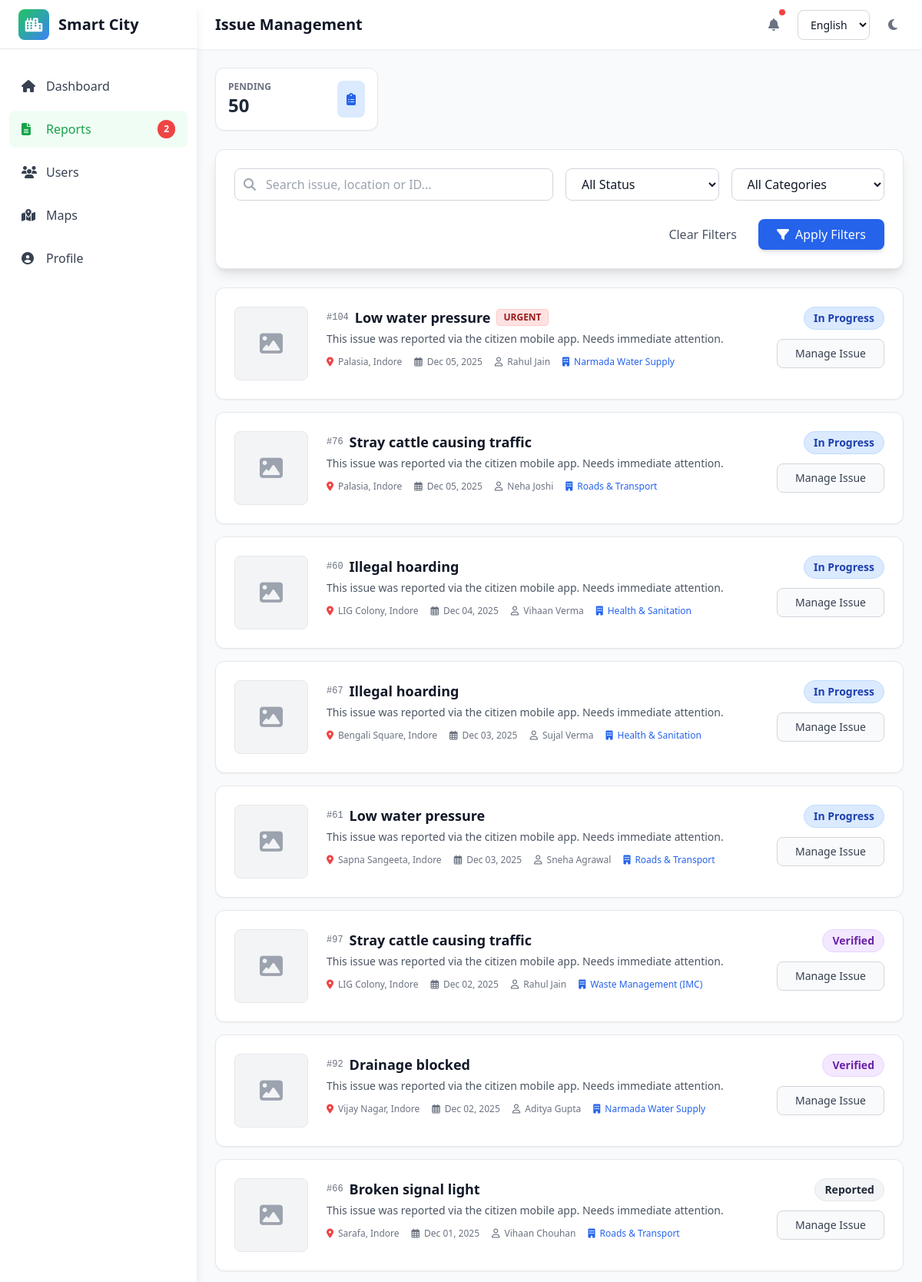
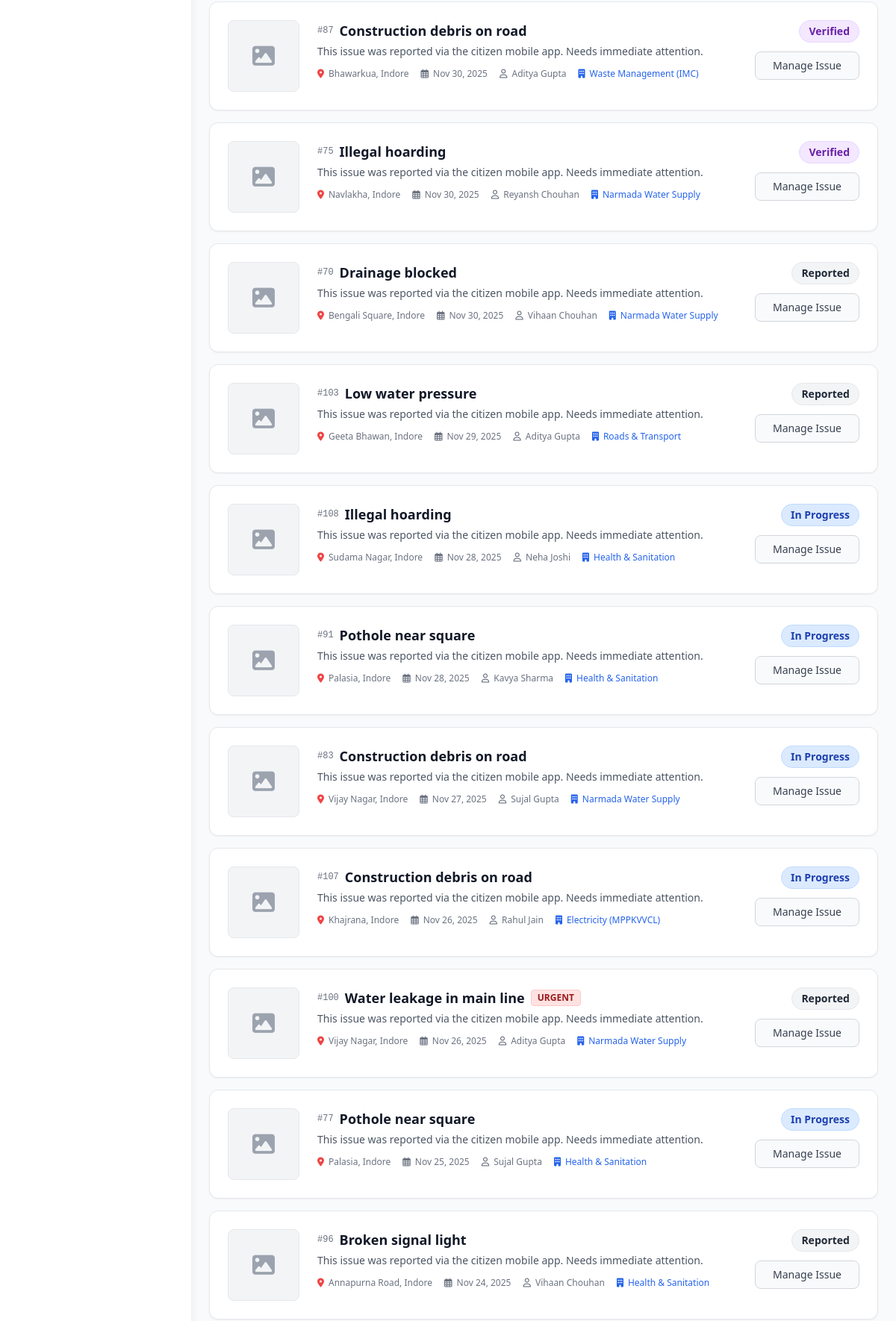
The page /reports/ (signed in, upper part) on the database its author committed (2 pictures, top to bottom).
### home/models.py (models this page shows, shortened)
class Issue(models.Model):
    CATEGORY_CHOICES = [
        ('pothole', _('Pothole')),
        ('drainage', _('Drainage')),
        ('streetlight', _('Streetlight')),
        ('waste', _('Waste Management')),
        ('electricity', _('Electricity')),
        ('water', _('Water Supply')),
        ('other', _('Other')),
    ]
    PRIORITY_CHOICES = [
        ('low', _('Low')),
        ('medium', _('Medium')),
        ('high', _('High')),
        ('urgent', _('Urgent')),
    ]
    STATUS_CHOICES = [
        ('reported', _('Reported')),
        ('verified', _('Verified')),
        ('in_progress', _('In Progress')),
        ('resolved', _('Resolved')),
        ('escalated', _('Escalated')),
    ]
    title = models.CharField(_('Title'), max_length=200)
    category = models.CharField(_('Category'), max_length=20, choices=CATEGORY_CHOICES)
    priority = models.CharField(_('Priority'), max_length=10, choices=PRIORITY_CHOICES, default='medium')
    status = models.CharField(_('Status'), max_length=20, choices=STATUS_CHOICES, default='reported')
    location = models.CharField(_('Location'), max_length=255)
    latitude = models.DecimalField(max_digits=9, decimal_places=6, null=True, blank=True)
    longitude = models.DecimalField(max_digits=9, decimal_places=6, null=True, blank=True)
    description = models.TextField()
    assigned_to = models.ForeignKey(User, on_delete=models.SET_NULL, null=True, blank=True, related_name='assigned_issues')
    department = models.ForeignKey(Department, on_delete=models.SET_NULL, null=True, blank=True, related_name='issues')
    created_by = models.ForeignKey(User, on_delete=models.SET_NULL, null=True, blank=True, related_name='created_issues')
    created_at = models.DateTimeField(auto_now_add=True)
    updated_at = models.DateTimeField(auto_now=True)
    class Meta:
        ordering = ['-created_at']

class Department(models.Model):
    name = models.CharField(max_length=100, unique=True)
    description = models.TextField(blank=True)
    email = models.EmailField(blank=True)
    phone = models.CharField(max_length=20, blank=True)
    is_active = models.BooleanField(default=True)
    created_at = models.DateTimeField(auto_now_add=True)
    updated_at = models.DateTimeField(auto_now=True)
    class Meta:
        ordering = ['name']

### home/views.py (the view)
# urls.py: path('reports/', views.admin_reports, name='admin_reports'),
@login_required
def admin_reports(request):
    search = request.GET.get('search', '')
    status_filter = request.GET.get('status', '')
    category_filter = request.GET.get('category', '')
    start_date = request.GET.get('start_date', '')
    end_date = request.GET.get('end_date', '')
    page_num = request.GET.get('page', 1)
    reports = Issue.objects.select_related('assigned_to', 'department').all()
    if search:
        reports = reports.filter(
            Q(title__icontains=search) |
            Q(description__icontains=search) |
            Q(location__icontains=search)
        )
    if status_filter:
        reports = reports.filter(status=status_filter)
    if category_filter:
        reports = reports.filter(category=category_filter)
    if start_date:
        try:
            start_date_obj = datetime.strptime(start_date, '%Y-%m-%d').date()
            reports = reports.filter(created_at__date__gte=start_date_obj)
        except ValueError:
            pass
    if end_date:
        try:
            end_date_obj = datetime.strptime(end_date, '%Y-%m-%d').date()
            reports = reports.filter(created_at__date__lte=end_date_obj)
        except ValueError:
            pass
    reports = reports.order_by('-created_at')
    paginator = Paginator(reports, 20)
    page = paginator.get_page(page_num)
    context = {
        'reports': page,
        'search': search,
        'status_filter': status_filter,
        'category_filter': category_filter,
        'start_date': start_date,
        'end_date': end_date,
    }
    return render(request, 'adminpanel/reports.html', context)

### home/context_processors.py (called while the page is built)
def admin_context(request):
    context = {}
    if request.user.is_authenticated:
        context['unread_notifications'] = Notification.objects.filter(
            user=request.user,
            is_read=False
        ).count()
    else:
        context['unread_notifications'] = 0
    return context

### TEMPLATES/adminpanel/reports.html (shortened to what this page needs)
{% extends 'adminpanel/base.html' %}
{% load static %}
{% load i18n %}
{% block page_title %}{% trans "Issue Management" %}{% endblock %}
{% block content %}
<div class="grid grid-cols-1 md:grid-cols-4 gap-4 mb-6">
    <div class="bg-white dark:bg-gray-800 p-4 rounded-xl shadow-sm border border-gray-200 dark:border-gray-700 flex items-center justify-between">
        <div>
            <p class="text-xs text-gray-500 uppercase font-bold">Pending</p>
            <p class="text-2xl font-bold text-gray-800 dark:text-white">{{ reports.paginator.count }}</p>
        </div>
        <div class="p-3 bg-blue-100 text-blue-600 rounded-lg">
            <i class="fas fa-clipboard-list"></i>
        </div>
    </div>
</div>
<div class="bg-white dark:bg-gray-800 rounded-xl shadow-lg p-6 mb-6 border border-gray-200 dark:border-gray-700">
    <form method="GET" action="{% url 'admin_reports' %}" class="grid grid-cols-1 md:grid-cols-4 gap-4">
        <div class="md:col-span-2 relative">
            <span class="absolute inset-y-0 left-0 flex items-center pl-3">
                <i class="fas fa-search text-gray-400"></i>
            </span>
            <input type="text" name="search" value="{{ search }}" placeholder="Search issue, location or ID..."
                   class="w-full pl-10 px-4 py-2 border border-gray-300 dark:border-gray-600 rounded-lg focus:ring-2 focus:ring-blue-500 outline-none bg-white dark:bg-gray-700 text-gray-900 dark:text-white">
        </div>
        <select name="status" class="px-4 py-2 border border-gray-300 dark:border-gray-600 rounded-lg focus:ring-2 focus:ring-blue-500 outline-none bg-white dark:bg-gray-700 text-gray-900 dark:text-white">
            <option value="">All Status</option>
        </select>
        <select name="category" class="px-4 py-2 border border-gray-300 dark:border-gray-600 rounded-lg focus:ring-2 focus:ring-blue-500 outline-none bg-white dark:bg-gray-700 text-gray-900 dark:text-white">
            <option value="">All Categories</option>
        </select>
        <div class="md:col-span-4 flex justify-end gap-3 mt-2">
            <a href="{% url 'admin_reports' %}" class="px-4 py-2 text-gray-600 dark:text-gray-400 hover:text-gray-800 transition">Clear Filters</a>
            <button type="submit" class="bg-blue-600 hover:bg-blue-700 text-white px-6 py-2 rounded-lg transition shadow-md">
                <i class="fas fa-filter mr-2"></i>Apply Filters
            </button>
        </div>
    </form>
</div>
<div class="space-y-4">
    {% for report in reports %}
    <div class="bg-white dark:bg-gray-800 rounded-xl shadow-sm border border-gray-200 dark:border-gray-700 overflow-hidden hover:shadow-md transition-shadow duration-200">
        <div class="p-6 flex flex-col md:flex-row gap-6">
            <div class="flex-shrink-0">
                {% if report.image %}
                    <img src="{{ report.image.url }}" alt="Issue Image" class="w-24 h-24 object-cover rounded-lg border border-gray-200 dark:border-gray-600">
                {% else %}
                    <div class="w-24 h-24 bg-gray-100 dark:bg-gray-700 rounded-lg flex items-center justify-center text-gray-400 border border-gray-200 dark:border-gray-600">
                        <i class="fas fa-image text-3xl"></i>
                    </div>
                {% endif %}
            </div>
            <div class="flex-1 min-w-0">
                <div class="flex flex-col md:flex-row md:items-start justify-between gap-4">
                    <div>
                        <div class="flex items-center gap-2 mb-1">
                            <span class="text-xs font-mono text-gray-500">#{{ report.id }}</span>
                            <h3 class="text-lg font-bold text-gray-900 dark:text-white truncate">{{ report.title }}</h3>
                            {% if report.priority == 'urgent' %}
                                <span class="bg-red-100 text-red-800 text-xs px-2 py-0.5 rounded font-bold border border-red-200">URGENT</span>
                            {% elif report.priority == 'high' %}
                                <span class="bg-orange-100 text-orange-800 text-xs px-2 py-0.5 rounded font-bold border border-orange-200">HIGH</span>
                            {% endif %}
                        </div>
                        <p class="text-sm text-gray-600 dark:text-gray-300 mb-3 line-clamp-2">{{ report.description }}</p>
                        <div class="flex flex-wrap gap-4 text-xs text-gray-500 dark:text-gray-400">
                            <span class="flex items-center">
                                <i class="fas fa-map-marker-alt text-red-500 mr-1.5"></i> {{ report.location }}
                            </span>
                            <span class="flex items-center">
                                <i class="far fa-calendar-alt mr-1.5"></i> {{ report.created_at|date:"M d, Y" }}
                            </span>
                            <span class="flex items-center">
                                <i class="far fa-user mr-1.5"></i> {{ report.created_by.get_full_name|default:report.created_by.username }}
                            </span>
                            {% if report.department %}
                            <span class="flex items-center text-blue-600 dark:text-blue-400">
                                <i class="fas fa-building mr-1.5"></i> {{ report.department.name }}
                            </span>
                            {% endif %}
                        </div>
                    </div>
                    <div class="flex flex-col items-end gap-3 min-w-[140px]">
                        <span class="px-3 py-1 text-sm font-semibold rounded-full border
                            {% if report.status == 'resolved' %}bg-green-100 text-green-800 border-green-200
                            {% elif report.status == 'in_progress' %}bg-blue-100 text-blue-800 border-blue-200
                            {% elif report.status == 'verified' %}bg-purple-100 text-purple-800 border-purple-200
                            {% else %}bg-gray-100 text-gray-800 border-gray-200{% endif %}">
                            {{ report.get_status_display }}
                        </span>
                        <a href="{% url 'admin_report_detail' report.id %}" class="w-full text-center px-4 py-2 bg-gray-50 hover:bg-gray-100 dark:bg-gray-700 dark:hover:bg-gray-600 text-gray-700 dark:text-gray-200 text-sm font-medium rounded-lg border border-gray-300 dark:border-gray-600 transition">
                            Manage Issue
                        </a>
                    </div>
                </div>
            </div>
        </div>
    </div>
    {% endfor %}
</div>
{% endblock %}

### rows shown on the page
Issue: id "104", title "Low water pressure", priority "URGENT", description "This issue was reported via the citizen mobile app. Needs immediate attention.", location "Palasia, Indore", created_at "Dec 05, 2025", created_by.get_full_name "Rahul Jain", department.name "Narmada Water Supply", status "In Progress"
Issue: id "76", title "Stray cattle causing traffic", description "This issue was reported via the citizen mobile app. Needs immediate attention.", location "Palasia, Indore", created_at "Dec 05, 2025", created_by.get_full_name "Neha Joshi", department.name "Roads & Transport", status "In Progress"
Issue: id "60", title "Illegal hoarding", description "This issue was reported via the citizen mobile app. Needs immediate attention.", location "LIG Colony, Indore", created_at "Dec 04, 2025", created_by.get_full_name "Vihaan Verma", department.name "Health & Sanitation", status "In Progress"
Issue: id "67", title "Illegal hoarding", description "This issue was reported via the citizen mobile app. Needs immediate attention.", location "Bengali Square, Indore", created_at "Dec 03, 2025", created_by.get_full_name "Sujal Verma", department.name "Health & Sanitation", status "In Progress"
Issue: id "61", title "Low water pressure", description "This issue was reported via the citizen mobile app. Needs immediate attention.", location "Sapna Sangeeta, Indore", created_at "Dec 03, 2025", created_by.get_full_name "Sneha Agrawal", department.name "Roads & Transport", status "In Progress"
Issue: id "97", title "Stray cattle causing traffic", description "This issue was reported via the citizen mobile app. Needs immediate attention.", location "LIG Colony, Indore", created_at "Dec 02, 2025", created_by.get_full_name "Rahul Jain", department.name "Waste Management (IMC)", status "Verified"
Issue: id "92", title "Drainage blocked", description "This issue was reported via the citizen mobile app. Needs immediate attention.", location "Vijay Nagar, Indore", created_at "Dec 02, 2025", created_by.get_full_name "Aditya Gupta", department.name "Narmada Water Supply", status "Verified"
Issue: id "66", title "Broken signal light", description "This issue was reported via the citizen mobile app. Needs immediate attention.", location "Sarafa, Indore", created_at "Dec 01, 2025", created_by.get_full_name "Vihaan Chouhan", department.name "Roads & Transport", status "Reported"
Issue: id "87", title "Construction debris on road", description "This issue was reported via the citizen mobile app. Needs immediate attention.", location "Bhawarkua, Indore", created_at "Nov 30, 2025", created_by.get_full_name "Aditya Gupta", department.name "Waste Management (IMC)", status "Verified"
Issue: id "75", title "Illegal hoarding", description "This issue was reported via the citizen mobile app. Needs immediate attention.", location "Navlakha, Indore", created_at "Nov 30, 2025", created_by.get_full_name "Reyansh Chouhan", department.name "Narmada Water Supply", status "Verified"
Issue: id "70", title "Drainage blocked", description "This issue was reported via the citizen mobile app. Needs immediate attention.", location "Bengali Square, Indore", created_at "Nov 30, 2025", created_by.get_full_name "Vihaan Chouhan", department.name "Narmada Water Supply", status "Reported"
Issue: id "103", title "Low water pressure", description "This issue was reported via the citizen mobile app. Needs immediate attention.", location "Geeta Bhawan, Indore", created_at "Nov 29, 2025", created_by.get_full_name "Aditya Gupta", department.name "Roads & Transport", status "Reported"
Issue: id "108", title "Illegal hoarding", description "This issue was reported via the citizen mobile app. Needs immediate attention.", location "Sudama Nagar, Indore", created_at "Nov 28, 2025", created_by.get_full_name "Neha Joshi", department.name "Health & Sanitation", status "In Progress"
Issue: id "91", title "Pothole near square", description "This issue was reported via the citizen mobile app. Needs immediate attention.", location "Palasia, Indore", created_at "Nov 28, 2025", created_by.get_full_name "Kavya Sharma", department.name "Health & Sanitation", status "In Progress"
Issue: id "83", title "Construction debris on road", description "This issue was reported via the citizen mobile app. Needs immediate attention.", location "Vijay Nagar, Indore", created_at "Nov 27, 2025", created_by.get_full_name "Sujal Gupta", department.name "Narmada Water Supply", status "In Progress"
Issue: id "107", title "Construction debris on road", description "This issue was reported via the citizen mobile app. Needs immediate attention.", location "Khajrana, Indore", created_at "Nov 26, 2025", created_by.get_full_name "Rahul Jain", department.name "Electricity (MPPKVVCL)", status "In Progress"
Issue: id "100", title "Water leakage in main line", priority "URGENT", description "This issue was reported via the citizen mobile app. Needs immediate attention.", location "Vijay Nagar, Indore", created_at "Nov 26, 2025", created_by.get_full_name "Aditya Gupta", department.name "Narmada Water Supply", status "Reported"
Issue: id "77", title "Pothole near square", description "This issue was reported via the citizen mobile app. Needs immediate attention.", location "Palasia, Indore", created_at "Nov 25, 2025", created_by.get_full_name "Sujal Gupta", department.name "Health & Sanitation", status "In Progress"
Issue: id "96", title "Broken signal light", description "This issue was reported via the citizen mobile app. Needs immediate attention.", location "Annapurna Road, Indore", created_at "Nov 24, 2025", created_by.get_full_name "Vihaan Chouhan", department.name "Health & Sanitation", status "Reported"

### other values the page prints
{{ unread_notifications }} "2"
{{ reports.paginator.count }} "50"
form field language "English"
